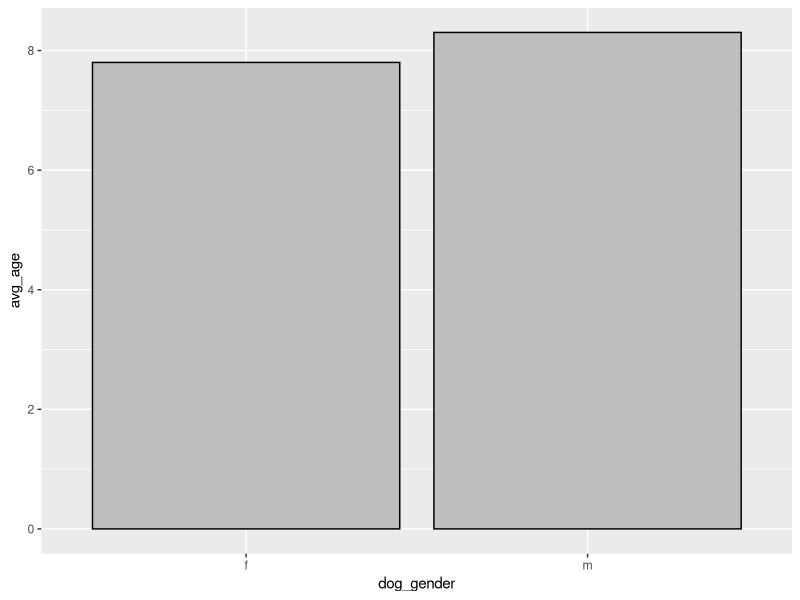

Write the R code that produced this figure.
## ---- chunk 1
library(tidyverse)

dog_survey_data <- read_csv("data/clean_data/dog_survey_data.csv")
## ---- chunk 2
dog_survey_data %>% 
  mutate(valid_email = str_detect(email,".com$")) %>% 
  filter(valid_email == TRUE) %>% 
  nrow()
## ---- chunk 3
dog_survey_data %>% 
  group_by(dog_size) %>% 
  summarise(avg_food_cost = mean(amount_spent_on_dog_food, na.rm = TRUE),
            .groups = 'drop_last')
## ---- chunk 4
dog_survey_data %>% 
  filter(last_name >= "n") %>% 
  summarise(avg_age = mean(dog_age, na.rm = TRUE))

## ---- chunk 5
dog_data_accounting_for_age <- dog_survey_data %>% 
  mutate(dog_age = (dog_age/6)) %>%
  group_by(dog_gender) %>% 
  summarise(avg_age = mean(dog_age, na.rm = TRUE), .groups = 'drop_last') %>% 
  drop_na()

dog_data_accounting_for_age
## ---- chunk 6
ggplot()+
  geom_col(data = dog_data_accounting_for_age, aes(x = dog_gender, y = avg_age),
           colour = "black", fill = "grey")

